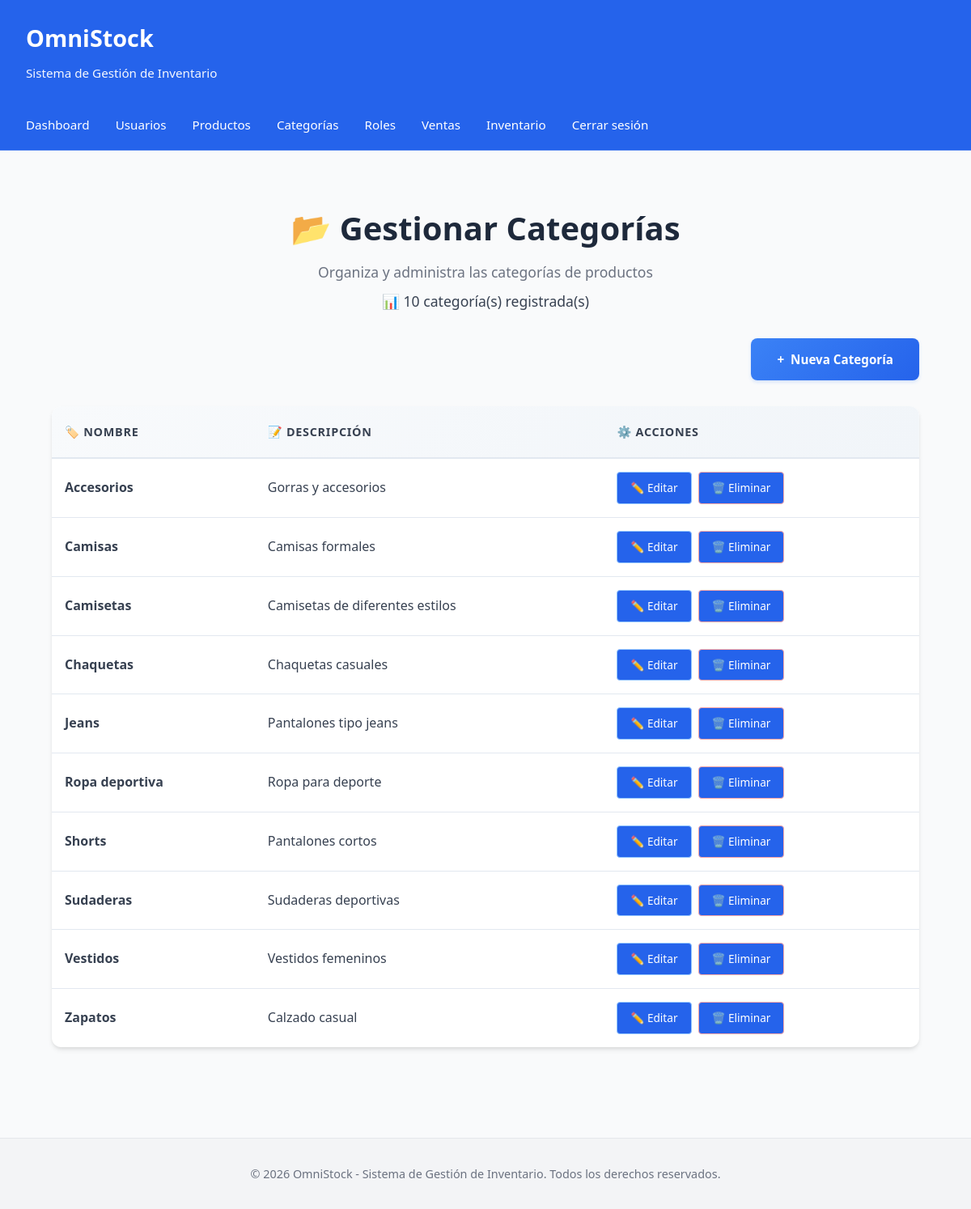
Page /categorias/index.php (signed in) on the committed database.
### tables this page shows
CREATE TABLE categoria(
id_categoria INT AUTO_INCREMENT PRIMARY KEY,
nom_categoria VARCHAR(100),
desc_categoria VARCHAR(255)
);

### categorias/index.php (the view, shortened to what this page needs)
<?php
include("../config/conexion.php");
include("../includes/header.php");
$sql = "SELECT id_categoria, nom_categoria, desc_categoria FROM categoria ORDER BY nom_categoria ASC";
$result = $conn->query($sql);
?>
<div class="container">
    <div class="page-header">
        <h2>📂 Gestionar Categorías</h2>
        <p style="color: #6b7280;">Organiza y administra las categorías de productos</p>
        <?php if($result && $result->num_rows > 0): ?>
        <p style="color: #374151; font-weight: 500; margin-top: 0.5rem;">
            📊 <?php echo $result->num_rows; ?> categoría(s) registrada(s)
        </p>
        <?php endif; ?>
    </div>
    <div class="action-section">
        <a href="crear.php" class="btn-primary">
            <span>+</span>
            Nueva Categoría
        </a>
    </div>
    <div class="table-container">
        <table class="data-table">
            <thead>
                <tr>
                    <th>🏷️ Nombre</th>
                    <th>📝 Descripción</th>
                    <th>⚙️ Acciones</th>
                </tr>
            </thead>
            <tbody>
                <?php
                if($result && $result->num_rows > 0){
                    while($row=$result->fetch_assoc()){
                ?>
                <tr>
                    <td><strong><?php echo htmlspecialchars($row['nom_categoria']); ?></strong></td>
                    <td><?php echo htmlspecialchars($row['desc_categoria'] ?? '-'); ?></td>
                    <td>
                        <div class="actions">
                            <a href="editar.php?id=<?php echo $row['id_categoria']; ?>" class="btn-edit">
                                <span>✏️</span>
                                Editar
                            </a>
                            <a href="eliminar.php?id=<?php echo $row['id_categoria']; ?>" class="btn-delete"
                               onclick="return confirm('¿Está seguro de eliminar esta categoría?')">
                                <span>🗑️</span>
                                Eliminar
                            </a>
                        </div>
                    </td>
                </tr>
                <?php
                    }
                } else {
                    echo '<tr><td colspan="3" style="text-align: center; padding: 3rem; color: #6b7280; font-style: italic;">No hay categorías registradas<br><small>Crea tu primera categoría para comenzar</small></td></tr>';
                }
                ?>
            </tbody>
        </table>
    </div>
</div>
<?php include("../includes/footer.php"); ?>

### includes/header.php (shortened to what this page needs)
<!DOCTYPE html>
<html lang="es">
<head>
    <link rel="stylesheet" href="../css/estilos.css">
</head>
<body>
    <header>
        <h1>OmniStock</h1>
        <p>Sistema de Gestión de Inventario</p>
    </header>
    <nav>
        <ul>
            <li><a href="../dashboard/index.php">Dashboard</a></li>
            <li><a href="../usuarios/index.php">Usuarios</a></li>
            <li><a href="../productos/index.php">Productos</a></li>
            <li><a href="../categorias/index.php">Categorías</a></li>
            <li><a href="../roles/index.php">Roles</a></li>
            <li><a href="../ventas/index.php">Ventas</a></li>
            <li><a href="../inventario/index.php">Inventario</a></li>
            <li><a href="../logout.php">Cerrar sesión</a></li>
        </ul>
    </nav>
    <div class="container">

### includes/footer.php
    </div>
    <footer>
        <p>&copy; 2026 OmniStock - Sistema de Gestión de Inventario. Todos los derechos reservados.</p>
    </footer>
</body>
</html>

### css/estilos.css (style rules this page uses)
* { margin: 0; padding: 0; box-sizing: border-box; }
body { font-family: 'Segoe UI', Tahoma, Geneva, Verdana, sans-serif; background-color: #f9fafb; color: #374151; line-height: 1.6; }
header { background-color: #2563eb; color: white; padding: 1.5rem 2rem; box-shadow: 0 1px 3px rgba(0, 0, 0, 0.1); }
header h1 { font-size: 1.8rem; font-weight: 600; margin-bottom: 0.5rem; }
header p { font-size: 0.95rem; opacity: 0.95; }
nav { background-color: #2563eb; padding: 0 2rem; border-bottom: 1px solid rgba(255, 255, 255, 0.1); }
nav ul { list-style: none; display: flex; flex-wrap: wrap; gap: 2rem; }
nav a { display: inline-block; color: white; text-decoration: none; padding: 1rem 0; font-size: 0.95rem; font-weight: 500; transition: opacity 0.2s; border-bottom: 2px solid transparent; }
.container { max-width: 1200px; margin: 0 auto; padding: 2rem; }
.page-header { margin-bottom: 2rem; }
.page-header h2 { font-size: 1.8rem; font-weight: 600; color: #111827; margin-bottom: 0.5rem; }
table { width: 100%; border-collapse: collapse; background-color: white; border-radius: 8px; overflow: hidden; box-shadow: 0 1px 3px rgba(0, 0, 0, 0.08); }
thead { background-color: #f3f4f6; border-bottom: 2px solid #e5e7eb; }
th { padding: 1rem; text-align: left; font-weight: 600; color: #374151; font-size: 0.9rem; }
td { padding: 1rem; border-bottom: 1px solid #e5e7eb; }
tbody tr:last-child td { border-bottom: none; }
.actions { display: flex; gap: 0.5rem; }
.actions a { display: inline-block; padding: 0.5rem 1rem; background-color: #2563eb; color: white; text-decoration: none; border-radius: 4px; font-size: 0.85rem; transition: all 0.2s; }
footer { background-color: #f3f4f6; border-top: 1px solid #e5e7eb; padding: 2rem; text-align: center; color: #6b7280; font-size: 0.9rem; margin-top: 3rem; }

### categorias/index.php (style rules this page uses)
.container { max-width: 1400px; margin: 0 auto; padding: 2rem; width: 100%; box-sizing: border-box; }
.page-header { text-align: center; margin-bottom: 2rem; }
.page-header h2 { font-size: 2.5rem; font-weight: 800; color: #1e293b; margin-bottom: 0.5rem; display: flex; align-items: center; justify-content: center; gap: 0.75rem; }
.page-header p { font-size: 1.1rem; color: #64748b; }
.action-section { display: flex; justify-content: flex-end; margin-bottom: 2rem; }
.btn-primary { padding: 0.875rem 2rem; background: linear-gradient(135deg, #3b82f6 0%, #2563eb 100%); color: white; border: none; border-radius: 8px; cursor: pointer; font-weight: 600; font-size: 0.95rem; transition: all 0.2s ease; box-shadow: 0 2px 4px rgba(59, 130, 246, 0.2); display: flex; align-items: center; gap: 0.5rem; text-decoration: none; }
.table-container { background: white; border-radius: 12px; box-shadow: 0 4px 6px -1px rgba(0, 0, 0, 0.1), 0 2px 4px -1px rgba(0, 0, 0, 0.06); overflow: hidden; }
.data-table { width: 100%; border-collapse: collapse; background: white; }
.data-table thead { background: linear-gradient(135deg, #f8fafc 0%, #f1f5f9 100%); border-bottom: 2px solid #e2e8f0; }
.data-table th { padding: 1.25rem 1rem; text-align: left; font-weight: 600; color: #374151; font-size: 0.9rem; text-transform: uppercase; letter-spacing: 0.05em; }
.data-table td { padding: 1rem; border-bottom: 1px solid #e2e8f0; transition: background-color 0.2s ease; }
.actions { display: flex; gap: 0.5rem; flex-wrap: wrap; }
.btn-edit, .btn-delete { padding: 0.5rem 1rem; border-radius: 6px; font-size: 0.85rem; font-weight: 500; text-decoration: none; transition: all 0.2s ease; display: flex; align-items: center; gap: 0.375rem; cursor: pointer; }
.btn-edit { background: #dbeafe; color: #1e40af; border: 1px solid #93c5fd; }
.btn-delete { background: #fef2f2; color: #dc2626; border: 1px solid #fca5a5; }

### rows in the picture
categoria: nom_categoria "Accesorios", desc_categoria "Gorras y accesorios"
categoria: nom_categoria "Camisas", desc_categoria "Camisas formales"
categoria: nom_categoria "Camisetas", desc_categoria "Camisetas de diferentes estilos"
categoria: nom_categoria "Chaquetas", desc_categoria "Chaquetas casuales"
categoria: nom_categoria "Jeans", desc_categoria "Pantalones tipo jeans"
categoria: nom_categoria "Ropa deportiva", desc_categoria "Ropa para deporte"
categoria: nom_categoria "Shorts", desc_categoria "Pantalones cortos"
categoria: nom_categoria "Sudaderas", desc_categoria "Sudaderas deportivas"
categoria: nom_categoria "Vestidos", desc_categoria "Vestidos femeninos"
categoria: nom_categoria "Zapatos", desc_categoria "Calzado casual"

### other values in the picture
$result->num_rows "10"
